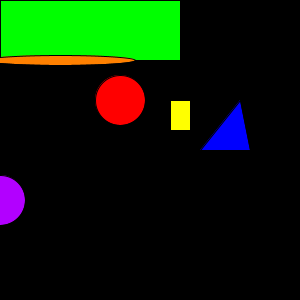
Frame 1 (no input)
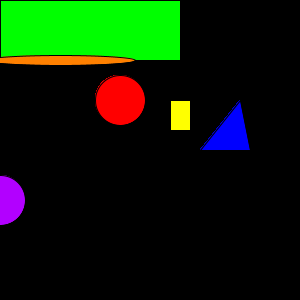
Frame 60 (the mouse pressed at the canvas centre just before this capture)
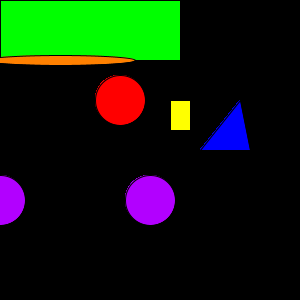
Frame 120 (the mouse held since frame 60 and released just before this capture)

The Processing sketch that drew these frames (run headless with seeded random() and noise(); from frame 60 on, the mouse is pressed at the canvas centre):

// Processing sketch: processing_18635
// ── processing_18635.pde


void setup(){
size(300,300);
background(0,0,0);
}

void draw(){
int x=120;
fill(255,0,0);
ellipse(x,100,50,50);
fill(255,255,0);
rect(x+50,100,20,30);
fill(0,0,255);
triangle(x*2,100,250,150,200,150);
fill(0,255,0);
rect(0,0,width-x,60);
fill(255,128,0);
ellipse(x/2,60,150,10);
fill(178,0,255);
ellipse(mouseX,200,50,50);
}
